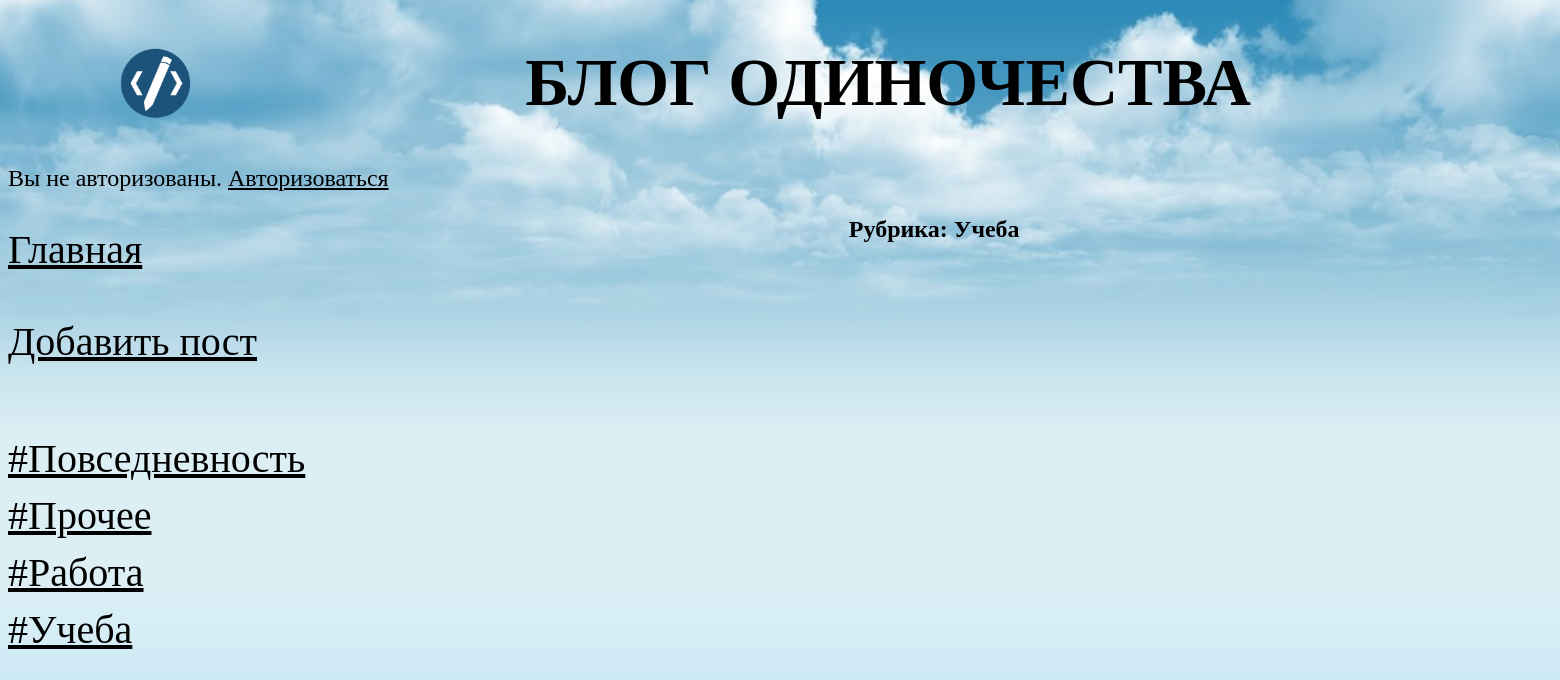
/bboard/2/, run on an earlier commit of the app's database.
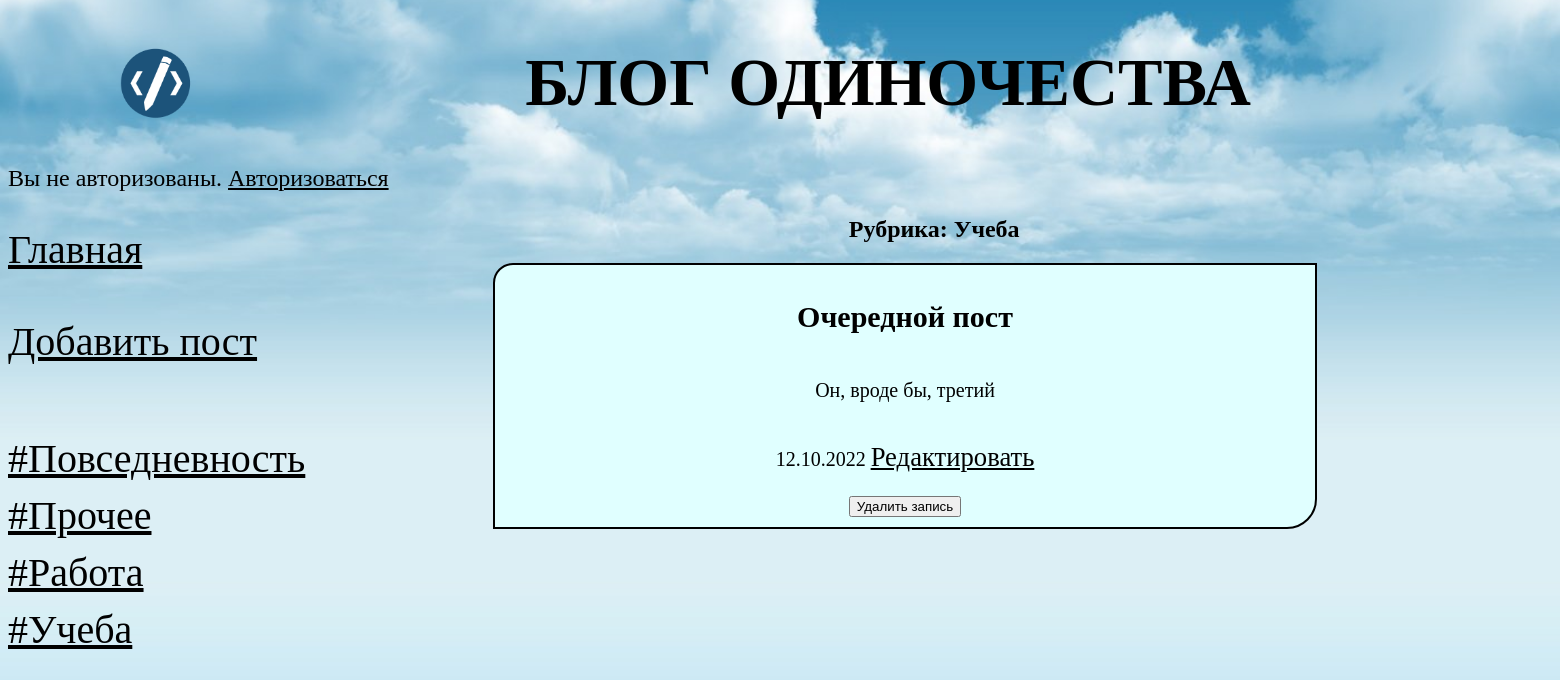
And on a later commit of the database.
### bboard/models.py (models this page shows, shortened)
class Rubric(models.Model):
    name = models.CharField(max_length=20, verbose_name="Название", db_index=True)
    class Meta:
        verbose_name_plural = "Рубрики"
        verbose_name = "Рубрика"
        ordering = ["name"]

class Bb(models.Model):
    title = models.CharField(max_length=50, verbose_name="Заголовок")
    content = models.TextField(null=True, blank=True, verbose_name="Описание")
    published = models.DateTimeField(
        auto_now_add=True, db_index=True, verbose_name="Опубликовано"
    )
    rubric = models.ForeignKey(
        "Rubric", null=True, on_delete=models.PROTECT, verbose_name="Рубрика"
    )
    class Meta:
        verbose_name_plural = "Посты"
        verbose_name = "Пост"
        ordering = ["-published"]

### bboard/views.py (the view)
# urls.py: path("<int:rubric_id>/",by_rubric, name='by_rubric'),
def by_rubric(request, rubric_id):
    bbs = Bb.objects.filter(rubric=rubric_id)
    rubrics = Rubric.objects.all()
    current_rubric = Rubric.objects.get(pk=rubric_id)
    context = {"bbs": bbs, "rubrics": rubrics, "current_rubric": current_rubric}
    return render(request, "bboard/by_rubric.html", context)

### bboard/templates/bboard/by_rubric.html (shortened to what this page needs)
{% extends "layout/basic.html" %}
{% block content %}
<h2 style="position: relative; left: 43%;">Рубрика: {{ current_rubric.name }}</h2>
{% for bb in bbs %}
<div class="post_block">
   <h2>{{ bb.title }}</h2>
   <p>{{ bb.content }}</p>
   <p>{{ bb.published|date:"d.m.Y" }} <a href="{% url 'post_edit' bb.id %}" class="redact_button">Редактировать</a></p>
   <form method="POST" action="{% url 'post_delete' bb.id %}">
      <button type="submit" >Удалить запись</button>
   </form>
</div>
{% endfor %}
{% endblock %}

### bboard/templates/layout/basic.html (shortened to what this page needs)
{% load static %}
<!DOCTYPE html>
<html>
   <head>
      <link rel="stylesheet" type="text/css"
      href="{% static 'bboard/style.css' %}">
   </head>
   <body>
      <header>
         <h1>Блог одиночества</h1>
         {% if user.is_authenticated %}
         <p><a href="{% url 'logout' %}" style="font-size: 18pt;  color: black;">Выйти</a></p>
         {% else %}
         <p style="font-size: 18pt;  color: black;">Вы не авторизованы. <a href="{% url 'login' %}" style="font-size: 18pt;  color: black;">Авторизоваться</a></p>
         {% endif %}
      </header>
      <nav>
         <a href="{% url 'index' %}" class="pbutton">Главная</a>
         <br>
         <a href="{% url 'add' %}" class="pbutton">Добавить пост</a>
         <br>
         <br>
         {% for rubric in rubrics %}
         <a href="{% url 'by_rubric' rubric.pk %}" class="pbutton">
         #{{ rubric.name }}</a>
         {% endfor %}
      </nav>
      <section>
         {% block content %}
         {% endblock %}
      </section>
   </body>
</html>

What changed in the data, as far as the page shows it:
now on this page (row edited): Bb: title "Очередной пост", content "Он, вроде бы, третий", published "12.10.2022"
